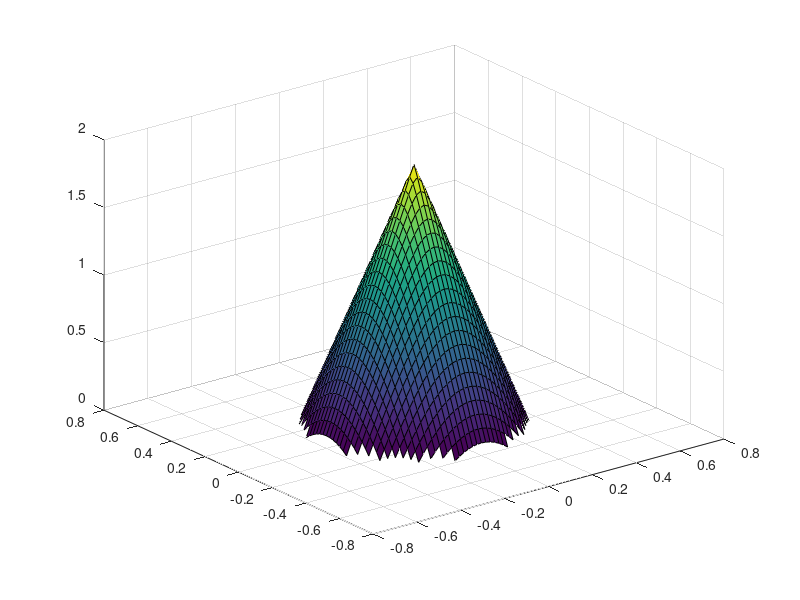

Here is the MATLAB script that generated this plot: (Note: this script raises an error after producing the figure.)
%% Plot tree

H = 76 / 39.3701;  % height
D = 33 / 39.3701;  % base diameter
Nloops = 22;  % number of LED loops around tree
bulb_dist = 6.8e-2; % distance between bulbs

% tree
[X, Y] = meshgrid(-D/2:2e-2:D/2, -D/2:2e-2:D/2);
Z = H - sqrt(X.^2 + Y.^2) * H/(D/2);
Z(Z<0) = NaN;

figure
s = surf(X, Y, Z);
s.FaceColor = [0, 0.2, 0];
s.EdgeColor = 'none';
axis equal
xlabel('x'), ylabel('y'), zlabel('z')
set(gcf, 'Position', [281    76   744   575])

% LED string
th = (0 : (360*Nloops))' * pi/180;
r = linspace(D/2, 0, length(th))';
Z = linspace(0, H, length(th))';
X = r.*cos(th);
Y = r.*sin(th);
hold on, plot3(X, Y, Z, 'k', 'linewidth', 2)

% LED bulbs
r = linspace(1.05*D/2, 0, length(th))';
Z = linspace(0, H, length(th))';
X = r.*cos(th);
Y = r.*sin(th);
L = [0; cumsum(sqrt(diff(X).^2 + diff(Y).^2 + diff(Z).^2))];
LL = (L(1) : bulb_dist : L(end))';
num_bulbs = length(LL);
XYZ = interp1(L, [X, Y, Z], LL) + randn(num_bulbs,3)*1e-2;
c = ones(num_bulbs, 3);
hl = scatter3(XYZ(:,1), XYZ(:,2), XYZ(:,3), 50, c(:,:), 'filled');
hl.MarkerEdgeColor = [0,0,0];

% Background pattern
% view([0, 0])

X = XYZ(:,1);
Y = XYZ(:,2);
Z = XYZ(:,3);
Q = atan2(Y, X);
R = sqrt(Y.^2 + X.^2);

dt = 0.1;
Kt = 2*pi/2;
Kq = 6*pi/(2*pi);
Kz = 4*pi/H;
Krr = -2*pi/30e-2;
Kqq = 360/60;

Kd = -1.5/D;  % completes 1(full bright) in D distance
Kte = 1/0.3;  % completes 1(full bright) in 1 sec

t0 = tic;
for k = 1 : round(20/dt)
    tic
    time = toc(t0);
    
    % define center of explosion
    if mod(k-1,round(1/dt)) == 0
        c = rand(1,3);
        x0 = (rand() - 0.5) * D;
        y0 = (rand() - 0.5) * D;
        z0 = rand() * H*2/3;
        D = sqrt((X-x0).^2 + (Y-y0).^2 + (Z-z0).^2);
        trig_time = time;
    end
    
    % center of background pattern
    if mod(k-1,round(3/dt)) == 0
%         x0 = 0; y0 = 0; z0 = H/3;
        x0 = (rand() - 0.5) * D;
        z0 = rand() * H*2/3;
        RR = sqrt((X-x0).^2 + (Z-z0).^2);  % 
        QQ = atan2(Z-z0, X-x0);
        pattern_mode = randi(4);
    end
    
    if pattern_mode == 1
        B = sin(Kt*time + Kqq*QQ).^3;  % rays
    elseif pattern_mode == 2
        B = sin(Kt*time + Krr*RR);  % circles
    elseif pattern_mode == 3
        B = sin(Kt*time + Kq*Q);  % radial
    elseif pattern_mode == 4
        B = sin(Kt*time + Kz*Z).^3;  % falling rings
    end
    B(B<0) = 0;

    F = sin(Kt*(time-trig_time)) + Kd*D;
    F(F<0) = 0;
    F(F>1) = 1;
    
    C = (0.7*B .* [1, 1, 1] + 2*F .* c) ./ 1;
    C(C<0) = 0;
    C(C>1) = 1;
    hl.CData = C;

    drawnow()
    pause(dt - toc)
end
